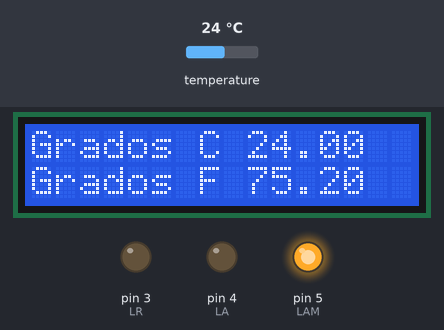
Simulated run of this sketch. Board: Arduino Uno, built with avr-gcc and run on an emulated ATmega328P. Shown: 16×2 character LCD, output pins drawn as LEDs (lit = HIGH). The inputs (shaded band) are chosen by the test bench; at power-on: temperature 24 °C.

Above: at 2.4 s.
2.5 s: temperature set to 12 °C
At 3.4 s:
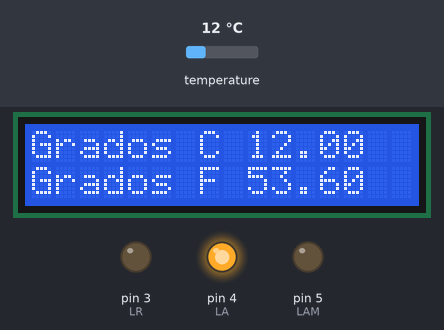
4.2 s: temperature set to 33 °C
At 5.6 s:
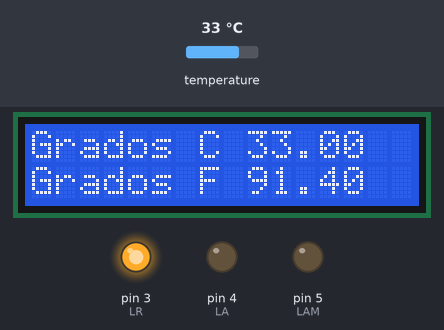
5.9 s: temperature set to 19 °C
At 7.2 s:
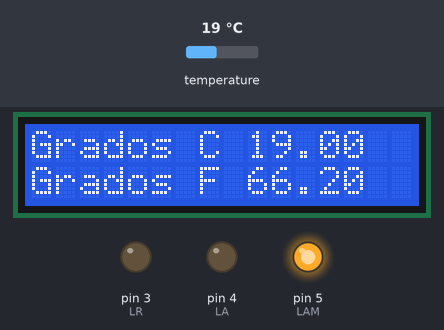
Timing chart, 0 to 8.9 s (numbered marks = the images above; inputs shaded):
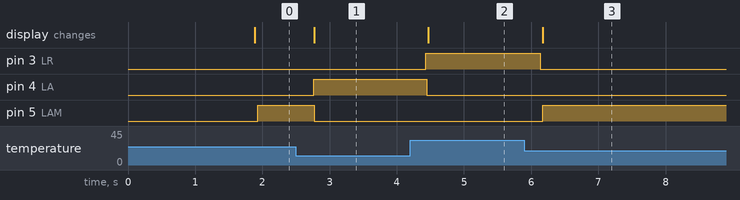

The sketch:

practica6_5.ino
```cpp
/*
   Fundacion Kinal
   Centro educativo tecnico laboral Kinal
   Quinto perito
   Quinto electronica
   Codigo Tecnico: EB5AV
   Curso: Taller de electronica digital y reparacion de computadoras I
   Proyecto: sensor de temperatura
   alumno: Christian Solorzano
   Fecha: 5 de Mayo
*/
#include <LiquidCrystal_I2C.h>

#include <OneWire.h>
#include <DallasTemperature.h>
#define S 2
LiquidCrystal_I2C LCD(0x27, 16, 2);
OneWire ourWire(S);
DallasTemperature sensor(&ourWire);
#define LR 3
#define LA 4
#define LAM 5


void setup() {
  LCD.init();
  LCD.backlight();
  delay(1000);
  sensor.begin();
  pinMode(LR, OUTPUT);
  pinMode(LA, OUTPUT);
  pinMode(LAM, OUTPUT);

}

void loop() {

  sensor.requestTemperatures();

  LCD.setCursor(0, 0);
  LCD.print("Grados C");
  LCD.setCursor(9, 0);
  LCD.print(sensor.getTempCByIndex(0));
  LCD.setCursor(0, 1);
  LCD.print("Grados F");
  LCD.setCursor(9, 1);
  LCD.print(sensor.getTempFByIndex(0));

  if (sensor.getTempCByIndex(0) >= 30) {
    digitalWrite(LR, HIGH);
  }
  else {
    digitalWrite(LR, LOW);
  }
  if (sensor.getTempCByIndex(0) <= 16) {
    digitalWrite(LA, HIGH);
  }
  else {
    digitalWrite(LA, LOW);
  }
  if (sensor.getTempCByIndex(0) >= 16 && sensor.getTempCByIndex(0) <= 30) {
    digitalWrite(LAM, HIGH);
  }
  else {
    digitalWrite(LAM, LOW);
  }


}
```

Measured:
- after the input at 2.5 s, pin 4 (LA): LOW → HIGH after 0.26 s; pin 5 (LAM): HIGH → LOW after 0.27 s; the display: changes after 0.27 s (image 1)
- after the input at 4.2 s, pin 3 (LR): LOW → HIGH after 0.23 s; pin 4 (LA): HIGH → LOW after 0.24 s; the display: changes after 0.27 s (image 2)
- after the input at 5.9 s, pin 3 (LR): HIGH → LOW after 0.24 s; pin 5 (LAM): LOW → HIGH after 0.27 s; the display: changes after 0.27 s (image 3)
